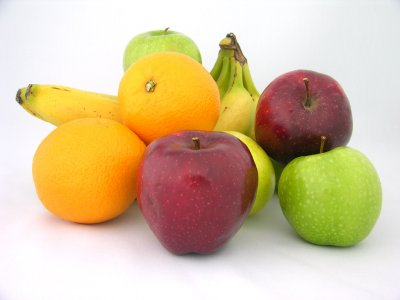
//> input picture imgProc_ensyu/第１１回/extractRegionHsv/Debug/fruit_image.jpg, 400 x 300 px
$ ./extractRegionHsv   (built with g++ and OpenCV 4)
//> lines starting //> are read from the running program, lines starting //| are printed output that depends on the picture; after the words box and inside, x2 and y2 are one past the last pixel; in counts of white or black regions, pixels touching at a corner belong together
//
//  extractRegion.cpp
//
//
//  Created by Masashi Morimoto on 2022/06/22.
//

#include <iostream>
#include <opencv2/opencv.hpp>
#define FILE_NAME "fruit_image.jpg"

//ウィンドウ名
#define WINDOW_NAME_INPUT "input"
#define WINDOW_NAME_OUTPUT "output"

#define H_MIN (160)
#define H_MAX (180)
#define V_MAX (200)
#define R_MIN (100) //Rのしきい値
#define G_MIN (30) //Gのしきい値
#define G_MAX (100) //Gのしきい値
#define B_MIN (50) //Bのしきい値
#define B_MAX (100) //Bのしきい値

//二値化閾値
#define BIN_TH (100)


#define WHITE_PIXEL (255) // 出力画像の値（白）

int main(int argc, const char * argv[]) {
    //変数の宣言
    int x, y; //走査用
    cv::Vec3b p; //色値
    double h, s, v;

    //画像の宣言 (入力画像，出力画像)
    cv::Mat src_img, dst_img, hsv_img;

    // 1. カラー画像の入力
    src_img = cv::imread(FILE_NAME, cv::IMREAD_COLOR);
//> src_img is the input picture: 300 rows x 400 cols, CV_8UC3; mean B, G, R 155.7, 193, 214.5
    if (src_img.empty()) { //入力失敗の場合
        fprintf(stderr, "Cannot read image file: %s.\n", FILE_NAME);
        return (-1);
    }

    // 2. 出力二値画像の領域を確保（初期値ゼロ：黒）
    dst_img = cv::Mat::zeros(src_img.size(), CV_8UC1);

    cv::cvtColor(src_img, hsv_img, cv::COLOR_BGR2HSV);
//> hsv_img: 300 rows x 400 cols, CV_8UC3; mean H, S, V 80.1, 83.8, 218.1


    // 3. しきい値処理
    for (y=0; y<src_img.rows; y++) {
        for (x=0; x<src_img.cols; x++) {
            p = hsv_img.at<cv::Vec3b>(y, x);
            h = p[0]; s = p[1]; v = p[2];

            if (h >= H_MIN && h <= H_MAX && v <= V_MAX) {
                dst_img.at<uchar>(y, x) = WHITE_PIXEL;
                //閾値の条件が適合したら白画素を代入
            }


        }
    }
//> this loop made 300 passes
//> (h, s, v) on passes 1 to 3: (106, 13, 221), (106, 13, 223), (103, 10, 223)
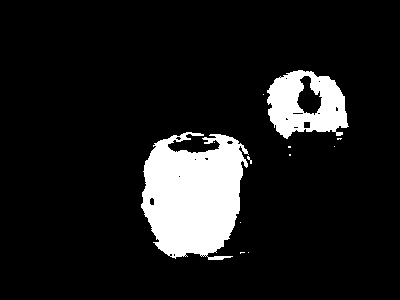
//> dst_img: 300 rows x 400 cols, CV_8UC1; 11.3% white; 12 white regions (10 under 20 px), largest, box (x1, y1, x2, y2) and area: (141, 132, 249, 260) 9933, (267, 70, 349, 139) 3552
//> after the loop, p = [135, 13, 242]; h = 135; s = 13; v = 242

    // 4. 表示
    cv::imshow(WINDOW_NAME_INPUT , src_img);//入力画像の表示
    cv::imshow(WINDOW_NAME_OUTPUT, dst_img);//出力画像の表示
    cv::waitKey(); //キー入力待ち (止める)

    return 0;

}
